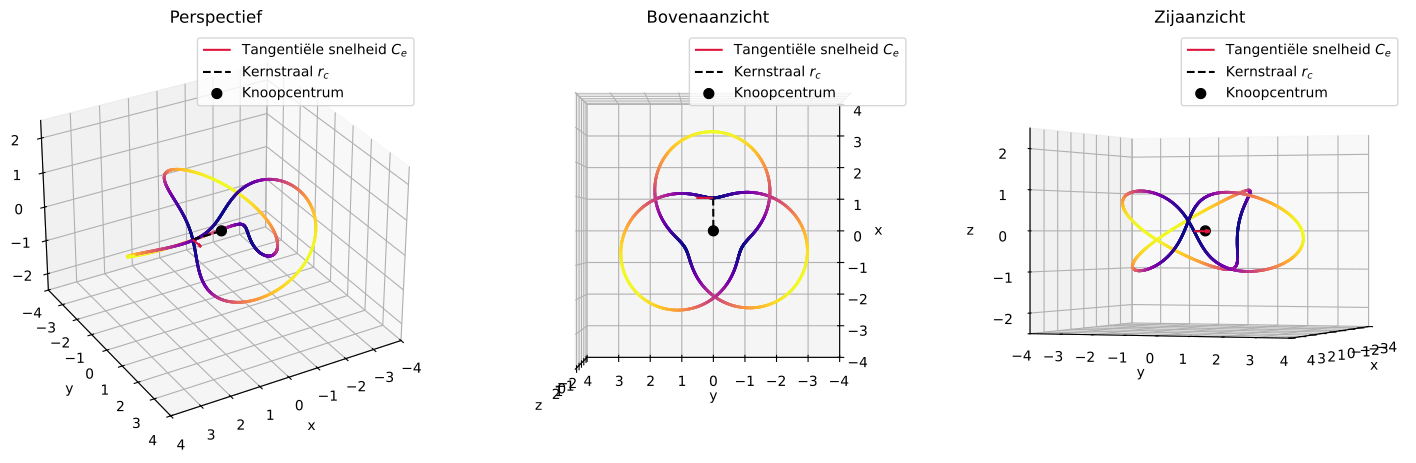

The Python source for this figure:
import matplotlib.pyplot as plt
import numpy as np
from mpl_toolkits.mplot3d import Axes3D


import math
import os
import re
from datetime import datetime
import matplotlib
matplotlib.use('TkAgg')  # Ensure it uses Tkinter backend
import matplotlib.pyplot as plt
import numpy as np

# ✅ Get the script filename dynamically
import os
from datetime import datetime


from mpl_toolkits.mplot3d import Axes3D
import matplotlib.pyplot as plt
import numpy as np

# Parameters for the trefoil knot T(2,3)
theta = np.linspace(0, 2 * np.pi, 1000)
x = (2 + np.cos(3 * theta)) * np.cos(2 * theta)
y = (2 + np.cos(3 * theta)) * np.sin(2 * theta)
z = np.sin(3 * theta)

# Compute swirl intensity (velocity gradient magnitude)
swirl_intensity = np.sqrt(np.gradient(x)**2 + np.gradient(y)**2 + np.gradient(z)**2)
swirl_norm = (swirl_intensity - np.min(swirl_intensity)) / (np.max(swirl_intensity) - np.min(swirl_intensity))

# Set up three view angles
fig, axes = plt.subplots(1, 3, figsize=(18, 6), subplot_kw={'projection': '3d'})
view_angles = [(30, 60), (90, 180), (0, 20)]
titles = ["Perspectief", "Bovenaanzicht", "Zijaanzicht"]

for ax, (elev, azim), title in zip(axes, view_angles, titles):
    for i in range(len(x) - 1):
        ax.plot(x[i:i+2], y[i:i+2], z[i:i+2],
                color=plt.cm.plasma(swirl_norm[i]), linewidth=2)

    # Tangentiële snelheid vector bij knoopkern
    i_core = 500
    vx = -y[i_core] * 0.2
    vy = x[i_core] * 0.2
    vz = 0
    ax.quiver(x[i_core], y[i_core], z[i_core],
              vx, vy, vz, color='crimson', length=0.5,
              normalize=True, label='Tangentiële snelheid $C_e$')

    # Lijn naar centrum en kernmarkering
    ax.plot([x[i_core], 0], [y[i_core], 0], [z[i_core], 0], 'k--', label='Kernstraal $r_c$')
    ax.scatter([0], [0], [0], color='black', s=50, label='Knoopcentrum')

    ax.view_init(elev=elev, azim=azim)
    ax.set_xlim([-4, 4])
    ax.set_ylim([-4, 4])
    ax.set_zlim([-2.5, 2.5])
    ax.set_xlabel('x')
    ax.set_ylabel('y')
    ax.set_zlabel('z')
    ax.set_title(title)
    ax.legend(loc='upper right')



# ✅ Get the script filename dynamically and save as pdf
import os
script_name = os.path.splitext(os.path.basename(__file__))[0]
filename = f"{script_name}.pdf"
plt.savefig(filename, format="pdf", bbox_inches="tight")
filename = f"{script_name}.png"
plt.savefig(filename, dpi=150)  # Save image with high resolution
plt.tight_layout()
plt.show()
